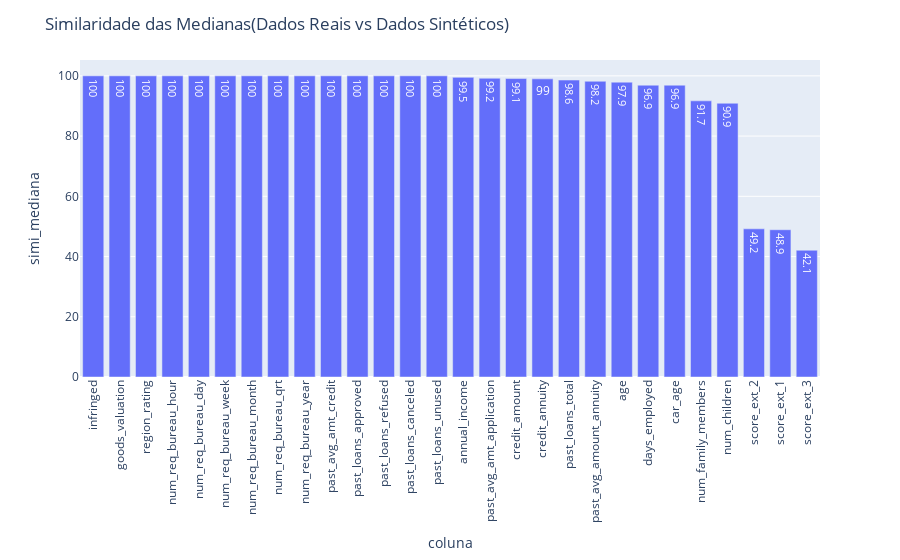

The cell this chart's notebook holds for it:
### Markdown cell above
### Mediana
Quando olhamos para a mediana percebemos que os valores dos dados de "score_ext" ficam muito abaixo e com isso vemos o quanto o Quality Score afeta nos dados sintéticos

### Code cell
fig_med = px.bar(similar_med, x='coluna', y='simi_mediana', text_auto=True)
fig_med.update_layout(title_text='Similaridade das Medianas(Dados Reais vs Dados Sintéticos)', 
                  xaxis={'categoryorder':'total descending'}, xaxis_tickangle=-90)
fig_med.show()

### Figure 1 — Plotly figure (JSON) as saved in the notebook; plotly's stock layout.template omitted (floating-point values rounded to 4 significant figures)
{"data": [{"alignmentgroup": "True", "hovertemplate": "coluna=%{x}<br>simi_mediana=%{y}<extra></extra>", "legendgroup": "", "marker": {"color": "#636efa", "pattern": {"shape": ""}}, "name": "", "offsetgroup": "", "orientation": "v", "showlegend": false, "textposition": "auto", "texttemplate": "%{y}", "type": "bar", "x": ["infringed", "num_children", "annual_income", "credit_amount", "credit_annuity", "goods_valuation", "age", "days_employed", "car_age", "num_family_members", "region_rating", "score_ext_1", "score_ext_2", "score_ext_3", "num_req_bureau_hour", "num_req_bureau_day", "num_req_bureau_week", "num_req_bureau_month", "num_req_bureau_qrt", "num_req_bureau_year", "past_avg_amount_annuity", "past_avg_amt_application", "past_avg_amt_credit", "past_loans_approved", "past_loans_refused", "past_loans_canceled", "past_loans_unused", "past_loans_total"], "xaxis": "x", "y": [100, 90.9, 99.5, 99.1, 99, 100, 97.9, 96.9, 96.9, 91.7, 100, 48.9, 49.2, 42.1, 100, 100, 100, 100, 100, 100, 98.2, 99.2, 100, 100, 100, 100, 100, 98.6], "yaxis": "y"}], "layout": {"barmode": "relative", "legend": {"tracegroupgap": 0}, "margin": {"t": 60}, "title": {"text": "Similaridade das Medianas(Dados Reais vs Dados Sintéticos)"}, "xaxis": {"anchor": "y", "categoryorder": "total descending", "domain": [0, 1], "tickangle": -90, "title": {"text": "coluna"}}, "yaxis": {"anchor": "x", "domain": [0, 1], "title": {"text": "simi_mediana"}}}}
